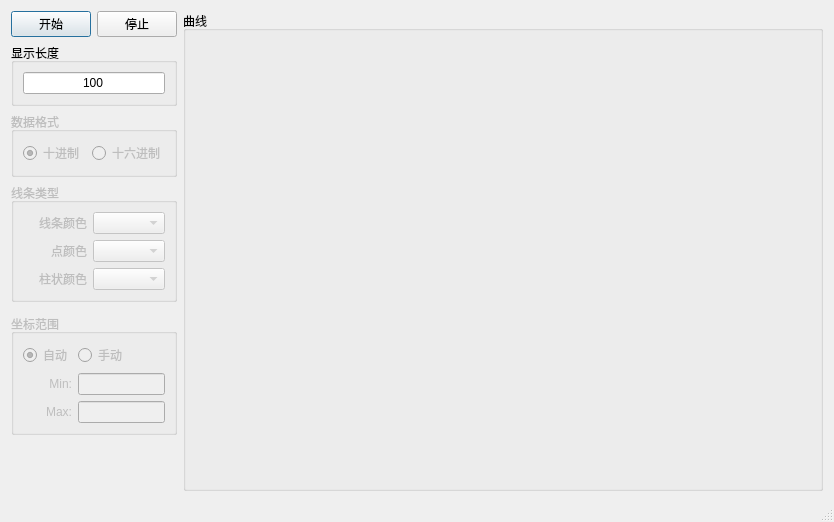
<?xml version="1.0" encoding="UTF-8"?>
<ui version="4.0">
 <class>Dialog</class>
 <widget class="QDialog" name="Dialog">
  <property name="geometry">
   <rect>
    <x>0</x>
    <y>0</y>
    <width>820</width>
    <height>518</height>
   </rect>
  </property>
  <property name="windowTitle">
   <string>实时数据显示</string>
  </property>
  <property name="windowIcon">
   <iconset resource="source.qrc">
    <normaloff>:/icon/曲线.png</normaloff>:/icon/曲线.png</iconset>
  </property>
  <property name="sizeGripEnabled">
   <bool>true</bool>
  </property>
  <layout class="QGridLayout" name="gridLayout_2">
   <item row="0" column="2" rowspan="8">
    <widget class="QGroupBox" name="groupBox_Curve">
     <property name="minimumSize">
      <size>
       <width>640</width>
       <height>480</height>
      </size>
     </property>
     <property name="title">
      <string>曲线</string>
     </property>
    </widget>
   </item>
   <item row="7" column="0">
    <spacer name="verticalSpacer">
     <property name="orientation">
      <enum>Qt::Vertical</enum>
     </property>
     <property name="sizeHint" stdset="0">
      <size>
       <width>20</width>
       <height>40</height>
      </size>
     </property>
    </spacer>
   </item>
   <item row="8" column="0" colspan="3">
    <widget class="QLabel" name="label_Status">
     <property name="text">
      <string/>
     </property>
    </widget>
   </item>
   <item row="0" column="0">
    <widget class="QPushButton" name="pushButton_Start">
     <property name="text">
      <string>开始</string>
     </property>
    </widget>
   </item>
   <item row="0" column="1">
    <widget class="QPushButton" name="pushButton_Stop">
     <property name="text">
      <string>停止</string>
     </property>
    </widget>
   </item>
   <item row="1" column="0" colspan="2">
    <widget class="QGroupBox" name="groupBox_3">
     <property name="title">
      <string>显示长度</string>
     </property>
     <layout class="QGridLayout" name="gridLayout_4">
      <item row="0" column="0">
       <widget class="QLineEdit" name="lineEdit_X_Len">
        <property name="text">
         <string>100</string>
        </property>
        <property name="alignment">
         <set>Qt::AlignCenter</set>
        </property>
       </widget>
      </item>
     </layout>
    </widget>
   </item>
   <item row="2" column="0" colspan="2">
    <widget class="QGroupBox" name="groupBox">
     <property name="enabled">
      <bool>false</bool>
     </property>
     <property name="title">
      <string>数据格式</string>
     </property>
     <layout class="QGridLayout" name="gridLayout">
      <item row="0" column="0">
       <widget class="QRadioButton" name="radioButton_DataFormat10">
        <property name="text">
         <string>十进制</string>
        </property>
        <property name="checked">
         <bool>true</bool>
        </property>
       </widget>
      </item>
      <item row="0" column="1">
       <widget class="QRadioButton" name="radioButton_DataFormat16">
        <property name="text">
         <string>十六进制</string>
        </property>
       </widget>
      </item>
     </layout>
    </widget>
   </item>
   <item row="3" column="0" colspan="2">
    <widget class="QGroupBox" name="groupBox_4">
     <property name="enabled">
      <bool>false</bool>
     </property>
     <property name="title">
      <string>线条类型</string>
     </property>
     <layout class="QGridLayout" name="gridLayout_5">
      <item row="0" column="1">
       <widget class="QComboBox" name="comboBox"/>
      </item>
      <item row="1" column="1">
       <widget class="QComboBox" name="comboBox_2"/>
      </item>
      <item row="2" column="1">
       <widget class="QComboBox" name="comboBox_3"/>
      </item>
      <item row="1" column="0">
       <widget class="QLabel" name="label_4">
        <property name="text">
         <string>点颜色</string>
        </property>
        <property name="alignment">
         <set>Qt::AlignRight|Qt::AlignTrailing|Qt::AlignVCenter</set>
        </property>
       </widget>
      </item>
      <item row="0" column="0">
       <widget class="QLabel" name="label_3">
        <property name="text">
         <string>线条颜色</string>
        </property>
        <property name="alignment">
         <set>Qt::AlignRight|Qt::AlignTrailing|Qt::AlignVCenter</set>
        </property>
       </widget>
      </item>
      <item row="2" column="0">
       <widget class="QLabel" name="label_5">
        <property name="text">
         <string>柱状颜色</string>
        </property>
        <property name="alignment">
         <set>Qt::AlignRight|Qt::AlignTrailing|Qt::AlignVCenter</set>
        </property>
       </widget>
      </item>
     </layout>
    </widget>
   </item>
   <item row="5" column="0" colspan="2">
    <widget class="QGroupBox" name="groupBox_5">
     <property name="enabled">
      <bool>false</bool>
     </property>
     <property name="title">
      <string>坐标范围</string>
     </property>
     <layout class="QGridLayout" name="gridLayout_6">
      <item row="1" column="1">
       <widget class="QLineEdit" name="lineEdit_AxisMin">
        <property name="maximumSize">
         <size>
          <width>100</width>
          <height>16777215</height>
         </size>
        </property>
        <property name="alignment">
         <set>Qt::AlignCenter</set>
        </property>
       </widget>
      </item>
      <item row="0" column="0">
       <widget class="QRadioButton" name="radioButton_AxisAuto">
        <property name="text">
         <string>自动</string>
        </property>
        <property name="checked">
         <bool>true</bool>
        </property>
       </widget>
      </item>
      <item row="1" column="0">
       <widget class="QLabel" name="label">
        <property name="text">
         <string>Min:</string>
        </property>
        <property name="alignment">
         <set>Qt::AlignRight|Qt::AlignTrailing|Qt::AlignVCenter</set>
        </property>
       </widget>
      </item>
      <item row="0" column="1">
       <widget class="QRadioButton" name="radioButton_AxisManual">
        <property name="text">
         <string>手动</string>
        </property>
       </widget>
      </item>
      <item row="2" column="0">
       <widget class="QLabel" name="label_2">
        <property name="text">
         <string>Max:</string>
        </property>
        <property name="alignment">
         <set>Qt::AlignRight|Qt::AlignTrailing|Qt::AlignVCenter</set>
        </property>
       </widget>
      </item>
      <item row="2" column="1">
       <widget class="QLineEdit" name="lineEdit_AxisMax">
        <property name="maximumSize">
         <size>
          <width>100</width>
          <height>16777215</height>
         </size>
        </property>
        <property name="alignment">
         <set>Qt::AlignCenter</set>
        </property>
       </widget>
      </item>
     </layout>
    </widget>
   </item>
  </layout>
 </widget>
 <resources>
  <include location="source.qrc"/>
 </resources>
 <connections/>
</ui>
